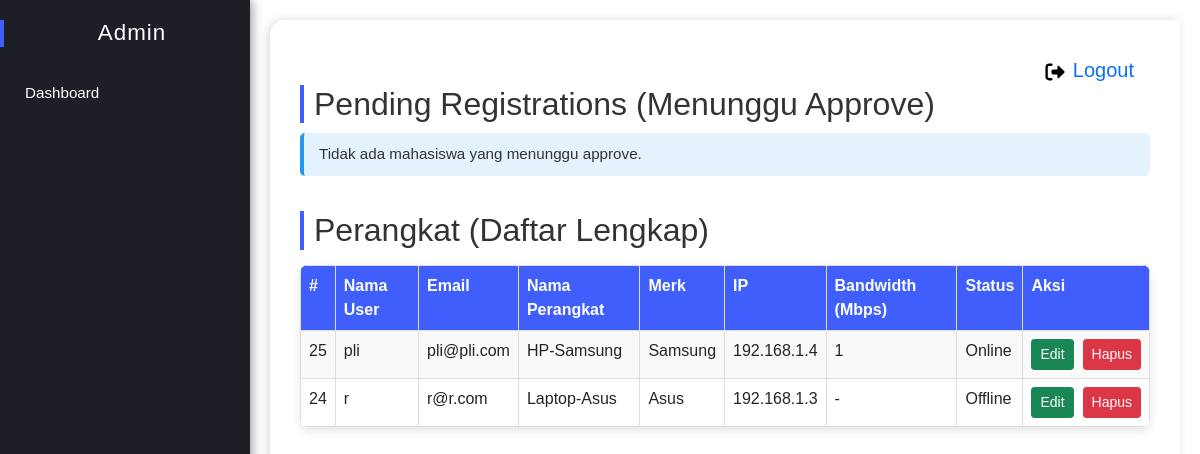
The app's page /admin_dashboard.php (signed in) with its own data.
### tables this page shows
CREATE TABLE `devices` (
  `id` int(11) NOT NULL,
  `student_id` int(11) NOT NULL,
  `device_name` varchar(150) NOT NULL,
  `device_brand` varchar(150) DEFAULT NULL,
  `device_ip` varchar(45) DEFAULT NULL,
  `bandwidth` int(11) DEFAULT NULL,
  `status` tinyint(1) NOT NULL DEFAULT 1,
  `created_at` timestamp NOT NULL DEFAULT current_timestamp()
);

CREATE TABLE `students` (
  `id` int(11) NOT NULL,
  `name` varchar(150) NOT NULL,
  `email` varchar(150) NOT NULL,
  `password` varchar(255) NOT NULL,
  `can_login` tinyint(1) NOT NULL DEFAULT 0,
  `requested_device_name` varchar(150) DEFAULT NULL,
  `requested_device_brand` varchar(150) DEFAULT NULL,
  `requested_device_ip` varchar(45) DEFAULT NULL,
  `created_at` timestamp NOT NULL DEFAULT current_timestamp()
);

### admin_dashboard.php (the view, shortened to what this page needs)
<?php
require 'config.php';
$pending = [];
$res_p = $conn->query("SELECT id, name, email, created_at FROM students WHERE can_login = 0 ORDER BY created_at ASC");
if ($res_p) $pending = $res_p->fetch_all(MYSQLI_ASSOC);
$devices = [];
$res_d = $conn->query("SELECT d.id as did, d.device_name, d.device_brand, d.device_ip, d.bandwidth, s.id AS sid, s.name AS student_name, s.email AS student_email
                       FROM devices d
                       JOIN students s ON d.student_id = s.id
                       ORDER BY d.id DESC");
if ($res_d) $devices = $res_d->fetch_all(MYSQLI_ASSOC);
?>
<!doctype html>
<html>
<head>
<link rel="stylesheet" href="styles.css">
<link href="https://cdn.jsdelivr.net/npm/bootstrap@5.0.2/dist/css/bootstrap.min.css" rel="stylesheet">
</head>
<body onload="alert('HANYA ADMIN YANG BISA MASUK!')">
<div class="container-sidebar">
  <aside class="sidebar">
    <h2>Admin</h2>
    <nav>
      <ul>
        <li><a href="admin_dashboard.php">Dashboard</a></li>
      </ul>
    </nav>
  </aside>
  <main class="main">
    <a style="float: right;" class="navbar-brand" href="logout.php">
      Logout
    </a>
    <section id="pending">
      <h2>Pending Registrations (Menunggu Approve)</h2>
      <?php if(count($pending) === 0): ?>
        <div class="notice">Tidak ada mahasiswa yang menunggu approve.</div>
      <?php endif; ?>
    </section>
    <section id="devices">
      <h2>Perangkat (Daftar Lengkap)</h2>
      <?php if(count($devices) === 0): ?>
        <div class="notice">Belum ada perangkat yang terdaftar.</div>
      <?php else: ?>
        <table class="table">
          <tr>
            <th>#</th><th>Nama User</th><th>Email</th><th>Nama Perangkat</th><th>Merk</th><th>IP</th><th>Bandwidth (Mbps)</th><th>Status</th><th>Aksi</th>
          </tr>
          <?php foreach($devices as $d):
            $isOnline = ($d['bandwidth'] !== null && intval($d['bandwidth']) > 0);
          ?>
            <tr>
              <td><?=htmlspecialchars($d['did'])?></td>
              <td><?=htmlspecialchars($d['student_name'])?></td>
              <td><?=htmlspecialchars($d['student_email'])?></td>
              <td><?=htmlspecialchars($d['device_name'])?></td>
              <td><?=htmlspecialchars($d['device_brand'] ?? '-')?></td>
              <td><?=htmlspecialchars($d['device_ip'] ?? '-')?></td>
              <td><?= $isOnline ? htmlspecialchars($d['bandwidth']) : '-' ?></td>
              <td><?= $isOnline ? 'Online' : 'Offline' ?></td>
              <td>
                <div class="action-buttons">
                  <a class="btn btn-success btn-sm me-1" href="edit_device.php?id=<?=urlencode($d['did'])?>">Edit</a>
                  <a class="btn btn-danger btn-sm" href="delete_device.php?id=<?=urlencode($d['did'])?>" onclick="return confirm('Yakin hapus perangkat & akun mahasiswa ini secara permanen?')">Hapus</a>
                </div>
              </td>
            </tr>
          <?php endforeach; ?>
        </table>
      <?php endif; ?>
    </section>
  </main>
</div>
</body>
</html>

### styles.css (style rules this page uses)
body { font-family: Arial,sans-serif; background:#f7f7f7; padding:20px; margin:0; }
h1,h2 { margin-top:0; }
.table { width:100%; border-collapse:collapse; margin:10px 0; }
.table th, .table td { padding:8px; border:1px solid #ddd; text-align:left; }
.notice { background:#eef; padding:8px; border-radius:4px; }
.container-sidebar { display:flex; min-height:100vh; }
.sidebar { width:220px; background:#1f2937; color:#fff; padding:20px; box-sizing:border-box; }
.sidebar h2 { margin-top:0; color:#fff; }
.sidebar nav ul { list-style:none; padding:0; margin:0; }
.sidebar nav ul li { margin-bottom:8px; }
.sidebar nav ul li a { color:#e2e8f0; text-decoration:none; display:block; padding:8px; border-radius:4px; }
.main { flex:1; padding:24px; box-sizing:border-box; background: #f9fafb; }
.table { background:#fff; }

### admin_dashboard.php (style rules this page uses)
* { margin: 0; padding: 0; box-sizing: border-box; font-family: 'Poppins', sans-serif; }
body { background-size: 400% 400%; min-height: 100vh; display: flex; flex-direction: column; color: #333; animation: rotate-bg-color 10s infinite; }
.container-sidebar { display: flex; min-height: 100vh; }
.sidebar { width: 250px; background: #1e1f26; color: #fff; display: flex; flex-direction: column; padding: 20px 0; position: fixed; top: 0; bottom: 0; left: 0; box-shadow: 2px 0 10px rgba(0,0,0,0.4); z-index: 100; }
.sidebar h2 { text-align: center; margin-bottom: 15px; font-size: 1.4rem; letter-spacing: 1px; }
.sidebar nav ul { list-style: none; }
.sidebar nav ul li { margin: 10px 0; }
.sidebar nav ul li a { display: flex; align-items: center; color: #fff; text-decoration: none; padding: 10px 25px; transition: all 0.3s ease; font-size: 0.95rem; }
.main { margin-left: 250px; padding: 30px; flex: 1; background: rgba(255,255,255,0.95); border-radius: 15px 0 0 15px; box-shadow: -2px 0 10px rgba(0,0,0,0.15); }
.notice { background: #e3f2fd; padding: 10px 15px; border-left: 4px solid #2196F3; border-radius: 5px; margin-bottom: 15px; font-size: 0.95rem; }
.table { width: 100%; border-collapse: collapse; background: #fff; box-shadow: 0 4px 10px rgba(0,0,0,0.1); border-radius: 8px; overflow: hidden; margin-top: 15px; }
.table th { background: #3f5efb; color: #fff; font-weight: 600; }
.table tr:nth-child(even) { background: #f9f9f9; }
h2 { margin-top: 35px; color: #333; border-left: 4px solid #3f5efb; padding-left: 10px; margin-bottom: 10px; }
.action-buttons { display: flex; gap: 5px; justify-content: center; }

### records on screen
devices: id "25", student.name "pli", student.email "pli@pli.com", device_name "HP-Samsung", device_brand "Samsung", device_ip "192.168.1.4", bandwidth "1", shows "Online"
devices: id "24", student.name "r", student.email "r@r.com", device_name "Laptop-Asus", device_brand "Asus", device_ip "192.168.1.3", shows "Offline"
